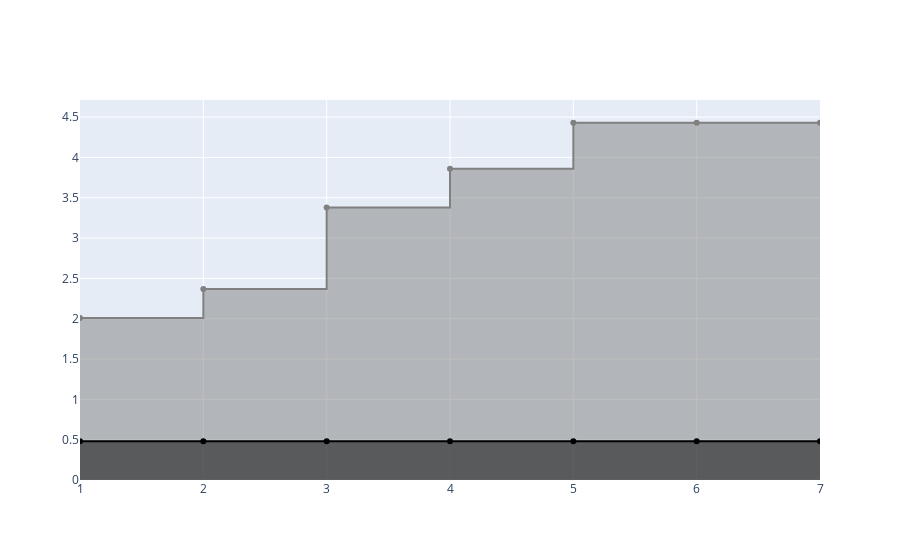

The notebook cell saved with this chart:
### Code cell
fig1 = px.line(dfs[0], x=dfs[0].index+1, y=dfs[0][col_name].cumsum(), 
               line_shape="hv", markers='triangle',
               hover_data=['Activity', 'duration'])
fig2 = px.line(dfs[1], x=dfs[1].index+1, y=dfs[1][col_name].cumsum(), 
               line_shape="hv", markers='circle', 
               hover_data=['Activity', 'duration'])
fig1.update_traces(fill='tozeroy', line_color='gray')
fig2.update_traces(fill='tozeroy', line_color='black')

fig = go.Figure(data=fig1.data + fig2.data)
fig.show()

### Figure 1 — Plotly figure (JSON) as saved in the notebook; plotly's stock layout.template omitted (floating-point values rounded to 4 significant figures)
{"data": [{"customdata": [["CYCLING", 2.01], ["INDOOR_ROWING", 0.36], ["INDOOR_ROWING", 1.01], ["INDOOR_CYCLING", 0.48], ["RUNNING", 0.57], ["NO_ACTIVITY", 0], ["NO_ACTIVITY", 0]], "fill": "tozeroy", "hovertemplate": "x=%{x}<br>y=%{y}<br>Activity=%{customdata[0]}<br>duration=%{customdata[1]}<extra></extra>", "legendgroup": "", "line": {"color": "gray", "dash": "solid", "shape": "hv"}, "marker": {"symbol": "circle"}, "mode": "lines+markers", "name": "", "orientation": "v", "showlegend": false, "type": "scatter", "x": [1, 2, 3, 4, 5, 6, 7], "xaxis": "x", "y": [2.01, 2.37, 3.38, 3.86, 4.43, 4.43, 4.43], "yaxis": "y"}, {"customdata": [["INDOOR_ROWING", 0.48], ["NO_ACTIVITY", 0], ["NO_ACTIVITY", 0], ["NO_ACTIVITY", 0], ["NO_ACTIVITY", 0], ["NO_ACTIVITY", 0], ["NO_ACTIVITY", 0]], "fill": "tozeroy", "hovertemplate": "x=%{x}<br>y=%{y}<br>Activity=%{customdata[0]}<br>duration=%{customdata[1]}<extra></extra>", "legendgroup": "", "line": {"color": "black", "dash": "solid", "shape": "hv"}, "marker": {"symbol": "circle"}, "mode": "lines+markers", "name": "", "orientation": "v", "showlegend": false, "type": "scatter", "x": [1, 2, 3, 4, 5, 6, 7], "xaxis": "x", "y": [0.48, 0.48, 0.48, 0.48, 0.48, 0.48, 0.48], "yaxis": "y"}], "layout": {}}
